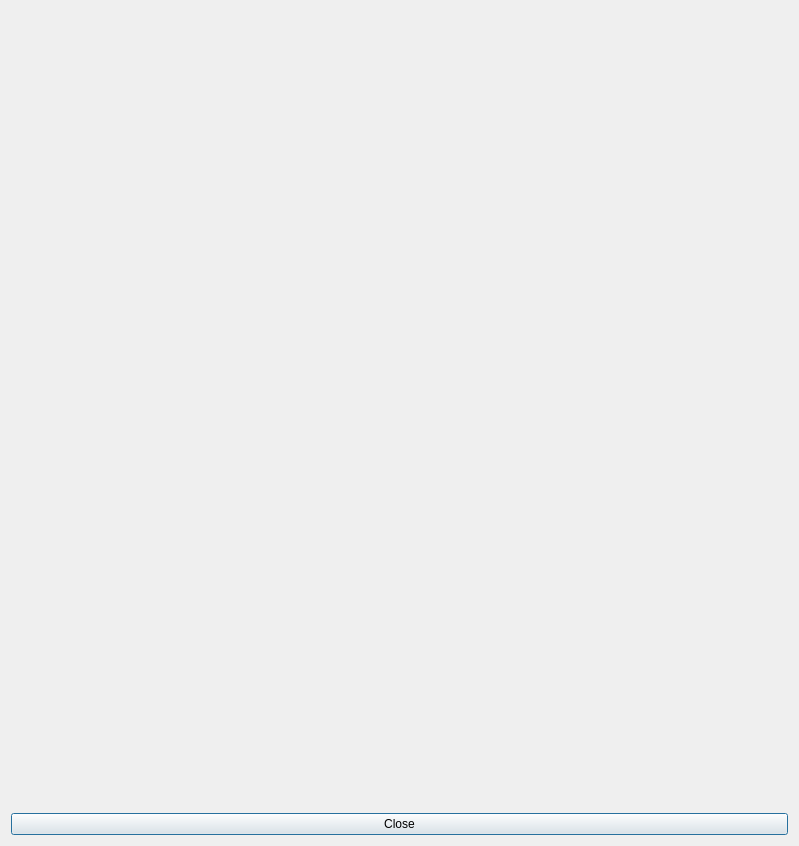
<?xml version="1.0" encoding="UTF-8"?>
<ui version="4.0">
 <class>Board</class>
 <widget class="QDialog" name="Board">
  <property name="geometry">
   <rect>
    <x>0</x>
    <y>0</y>
    <width>799</width>
    <height>846</height>
   </rect>
  </property>
  <property name="windowTitle">
   <string>Dialog</string>
  </property>
  <layout class="QVBoxLayout" name="verticalLayout">
   <item>
    <spacer name="verticalSpacer">
     <property name="orientation">
      <enum>Qt::Vertical</enum>
     </property>
     <property name="sizeHint" stdset="0">
      <size>
       <width>20</width>
       <height>719</height>
      </size>
     </property>
    </spacer>
   </item>
   <item>
    <widget class="QPushButton" name="btnClose">
     <property name="text">
      <string>Close</string>
     </property>
    </widget>
   </item>
  </layout>
 </widget>
 <resources/>
 <connections/>
</ui>
